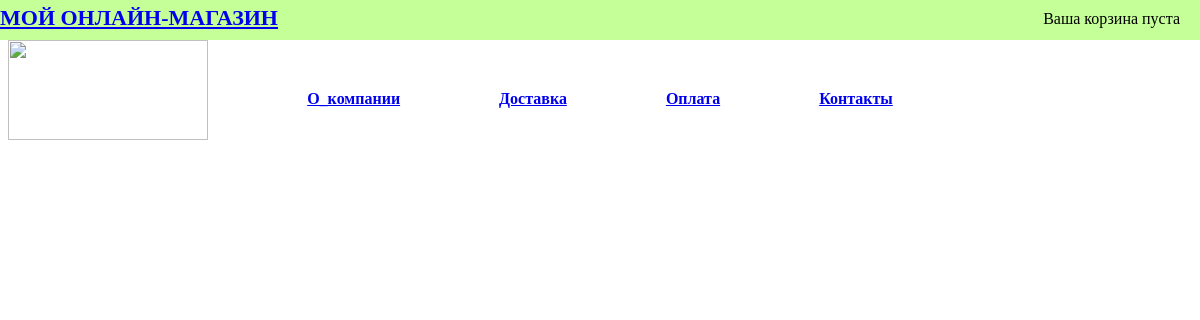
Page /about/ on the earlier database version.
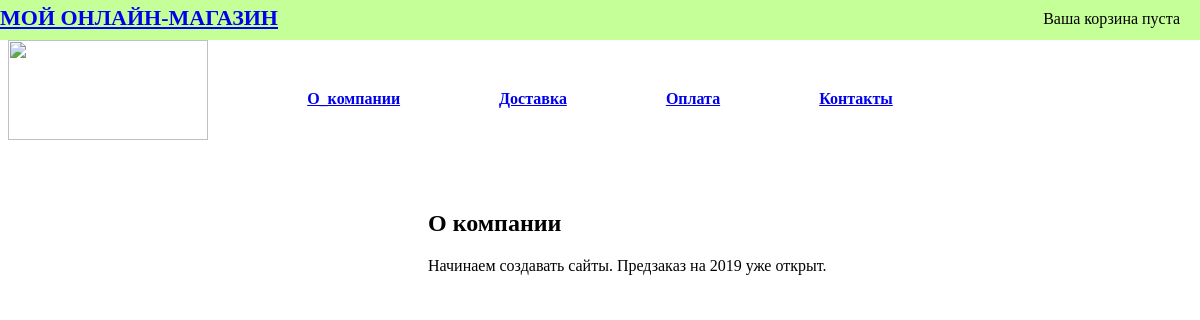
Same page on the later database version.
### about/models.py (models this page shows, shortened)
class About(models.Model):
    class Meta():
        verbose_name = 'О компании'
        verbose_name_plural = 'О компании'
    title = models.CharField(max_length=50, verbose_name='Заголовок')
    content = models.TextField(blank=True, verbose_name='Текст')

### about/views.py (the view)
# urls.py: url(r'^about/', show_about, name='ShowAbout'),
def show_about(request):
    abouts = About.objects.all()
    return render(request, 'about/about.html', {
            'abouts': abouts,
    })

### cart/cart.py (called while the page is built)
    def __len__(self):
        return sum(item['quantity'] for item in self.cart.values())

### cart/context_processors.py (called while the page is built)
def cart(request):
    return {'cart': Cart(request)}

### templates/about/about.html (shortened to what this page needs)
{% extends 'catalog/base.html' %}
{% load static %}
{% block content %}
<body>
    <div class="information-block">
        {% for about in abouts %}
        <h1 class="information-title"> {{ about.title }}</h1>
        <div class="information-text">
            {{ about.content }}
        </div>
        {% endfor %}
    </div>
</body>
{% endblock %}

Differences in the rows shown:
added About: title "О компании", content "Начинаем создавать сайты. Предзаказ на 2019 уже открыт."
